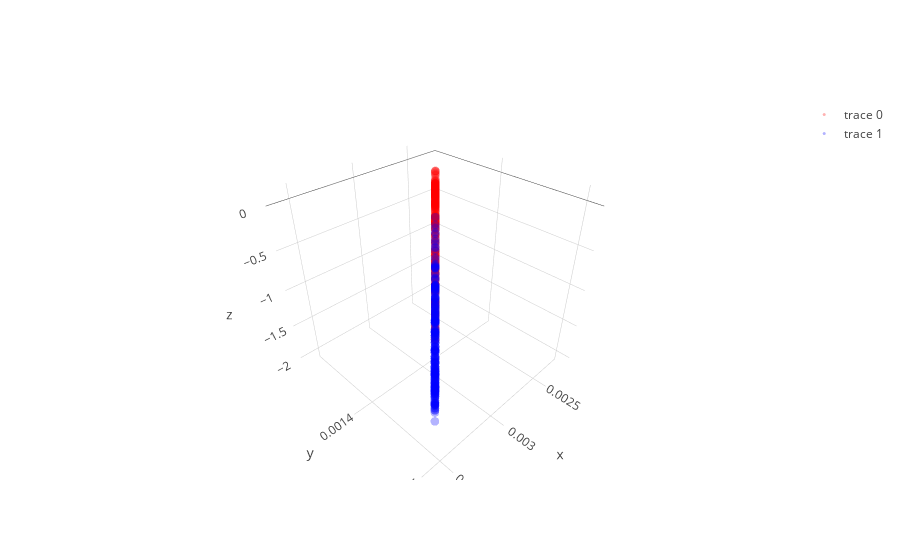

Notebook code cell kept with this figure:
### Code cell
# with all scale
expand_dim = 3
w1 = np.random.randn(2,expand_dim)
w2 = np.random.randn(expand_dim,1)
a  = np.ones(expand_dim); b = np.ones(expand_dim); c = np.zeros(expand_dim)
a = a/(np.sqrt(np.sum(a**2)))
b = b/(np.sqrt(np.sum(b**2)))

w1 = _sym_decorrelation(w1)
w2 = w2/(np.sqrt(np.sum(w2**2)))

temp_X = np.copy(X)
mini_batch_size = 10
for iter in range(2000):
    cum_loss = 0; temp_X   = shuffle(temp_X)
    
    for mini_batch in range(0,len(X),mini_batch_size):
        current_batch = temp_X[mini_batch:mini_batch+mini_batch_size]
        
        layer1 = current_batch @ w1
        layer1 = layer1  + (1/(iter+1))*np.random.randn(expand_dim)
        layer1a= a*g(b*layer1)+c
        layer1a= layer1a + (1/(iter+1))*np.random.randn(expand_dim)
        layer2 = layer1a       @ w2
        loss   = w2.T @ layer1a.T @ layer1a @ w2
        
        grad2 = -layer1a.T @ layer1a @ w2 
        grad1a= -layer1a@w2@w2.T
        grada = grad1a*g(b*layer1)
        gradb = grad1a*a*g_grad(b*layer1)*layer1
        gradc = grad1a
        grad1 = current_batch.T @(grad1a*a*g_grad(b*layer1)*b) - 2.5 * current_batch.T @ current_batch @ w1 

        w2 = w2 - 0.000009 * grad2+ (1/(iter+1))*np.random.randn(expand_dim,1)
        a = a -   0.00009    * grada.mean(0)+ (1/(iter+1))*np.random.randn(expand_dim)
        b = b -   0.0009    * gradb.mean(0)+ (1/(iter+1))*np.random.randn(expand_dim)
        c = c -   0.0009   * gradc.mean(0) + (1/(iter+1))*np.random.randn(expand_dim)
        w1 = w1 - 0.000009 * grad1+ (1/(iter+1))*np.random.randn(2,expand_dim)
        
        w1 = _sym_decorrelation(w1)
        w2 = w2/(np.sqrt(np.sum(w2**2)))
        a = a/(np.sqrt(np.sum(a**2)))
        b = b/(np.sqrt(np.sum(b**2)))
        c = c/(np.sqrt(np.sum(c**2)))

        cum_loss      = cum_loss + loss.mean()
        
    if iter%500==0:print('Iter : ',iter," Loss: ",cum_loss)

# projection
projected_mine = (a*g(b*(X @ w1))+c) @ w2

plt.figure(figsize=(20,5))
plt.subplot(1, 3, 1)
plt.scatter(X[y==0, 0], X[y==0, 1], color='red', alpha=0.5)
plt.scatter(X[y==1, 0], X[y==1, 1], color='blue', alpha=0.5)
plt.quiver(X.mean(0)[0], X.mean(0)[1], evector[0,0],evector[0,1], color=['b'], scale=2.5)
plt.quiver(X.mean(0)[0], X.mean(0)[1], evector[1,0],evector[1,1], color=['g'], scale=2.5)

plt.subplot(1, 3, 2,projection='3d')
one_layer_project = (a*g(b*(X @ w1))+c)
plt.scatter(one_layer_project[:,0],one_layer_project[:,1],one_layer_project[:,2], color='red')

plt.subplot(1, 3, 3)
plt.scatter(projected_mine[y==0], np.zeros((len(projected_mine)//2)),  color='red', alpha=0.05)
plt.scatter(projected_mine[y==1], np.zeros((len(projected_mine)//2)), color='blue', alpha=0.05)
plt.show()

trace1 = go.Scatter3d(
    x=one_layer_project[y==0,0],
    y=one_layer_project[y==0,1],
    z=one_layer_project[y==0,2],
    mode='markers',
    line=dict(color='red',width=0.5),
    marker=dict(size=3,opacity=0.3)
)
trace2 = go.Scatter3d(
    x=one_layer_project[y==1,0],
    y=one_layer_project[y==1,1],
    z=one_layer_project[y==1,2],
    mode='markers',
    line=dict(color='blue',width=0.5),
    marker=dict(size=3,opacity=0.3)
)
data = [trace1,trace2]
fig  = go.Figure(data=data)
iplot(fig)

### Figure 1 — Plotly figure (JSON) as saved in the notebook; plotly's stock layout.template omitted (floating-point values rounded to 4 significant figures; data arrays with more than 128 entries replaced by an {"elided": "..."} marker saying what was removed)
{"data": [{"line": {"color": "red", "width": 0.5}, "marker": {"opacity": 0.3, "size": 3}, "mode": "markers", "type": "scatter3d", "uid": "5a61c016-e4dd-4ba1-ac73-3d384826d9d7", "x": {"elided": "250 float values"}, "y": {"elided": "250 float values"}, "z": {"elided": "250 float values"}}, {"line": {"color": "blue", "width": 0.5}, "marker": {"opacity": 0.3, "size": 3}, "mode": "markers", "type": "scatter3d", "uid": "cd4828ce-e8dc-4c2a-8eab-be4b957fbfb5", "x": {"elided": "250 float values"}, "y": {"elided": "250 float values"}, "z": {"elided": "250 float values"}}], "layout": {}}
